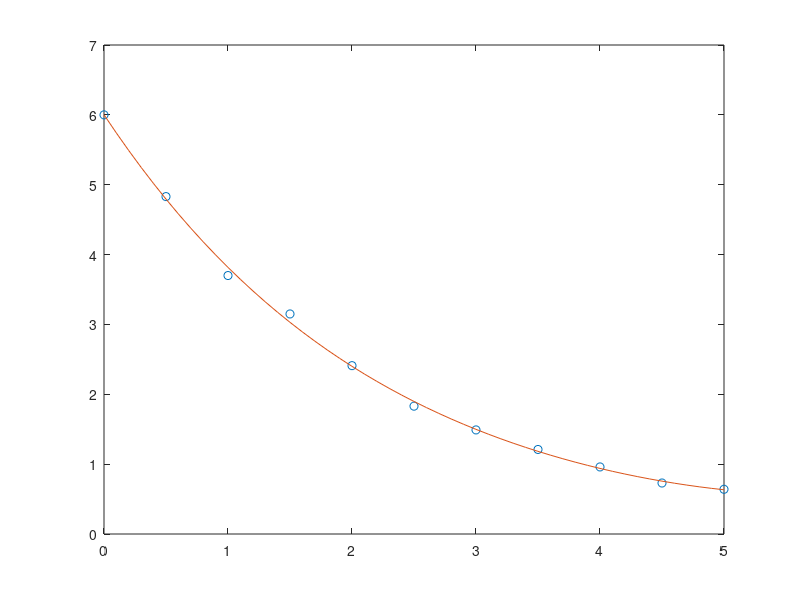

Recreate this plot in MATLAB.
%Name: Rohan Kumar Saini
%Roll no: RM2041A01
%Reg no: 12011878
%Question3
clear all
clc
format short g

t=[0.0 0.5 1 1.5 2 2.5 3 3.5 4 4.5 5];
w=[6 4.83 3.7 3.15 2.41 1.83 1.49 1.21 0.96 0.73 0.64];
p=polyfit(t,w,4)
tp=0.0:0.1:5;
wp=polyval(p,tp);
plot(t,w,'o',tp,wp)